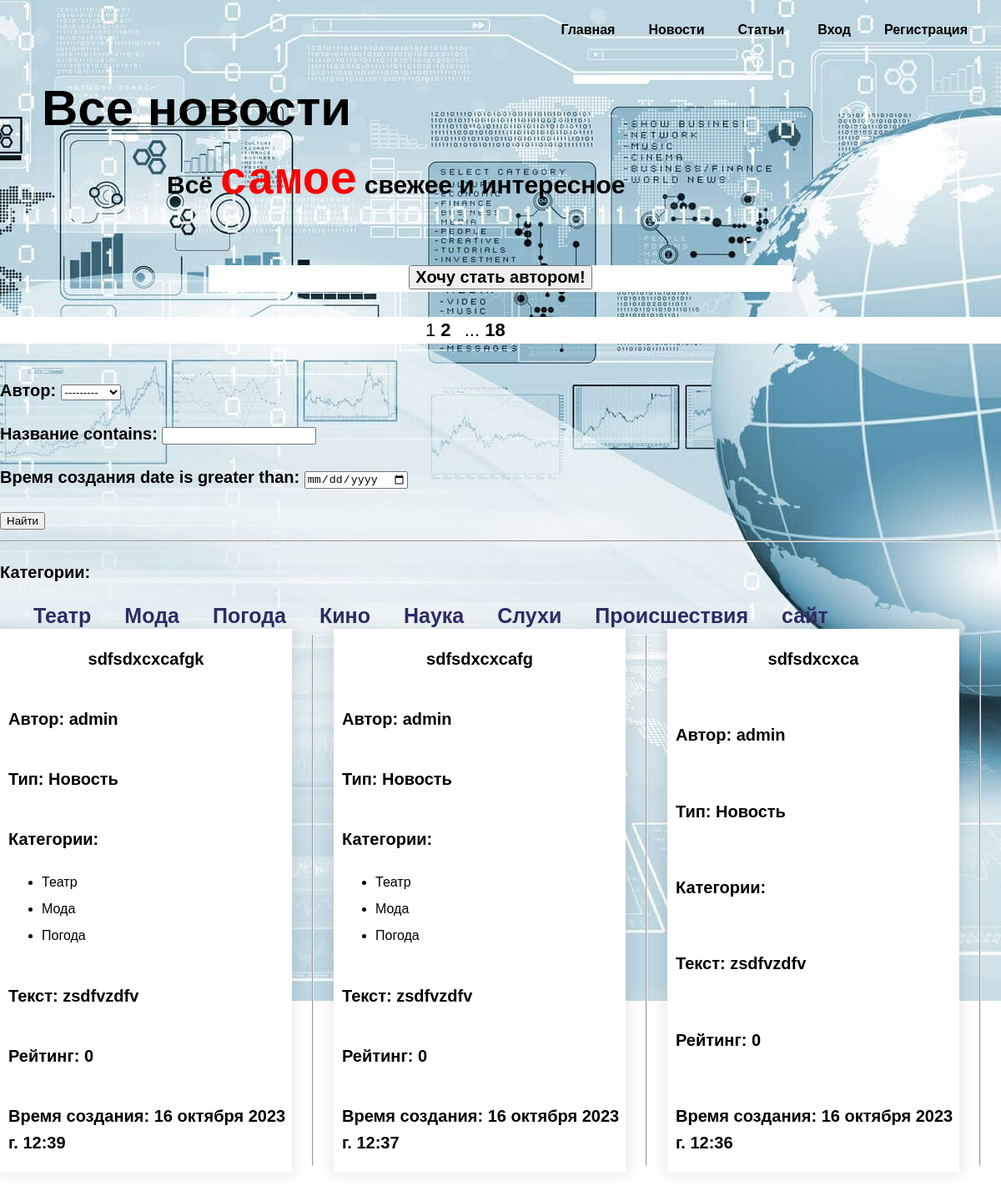
Before: /news/ with the older database file.
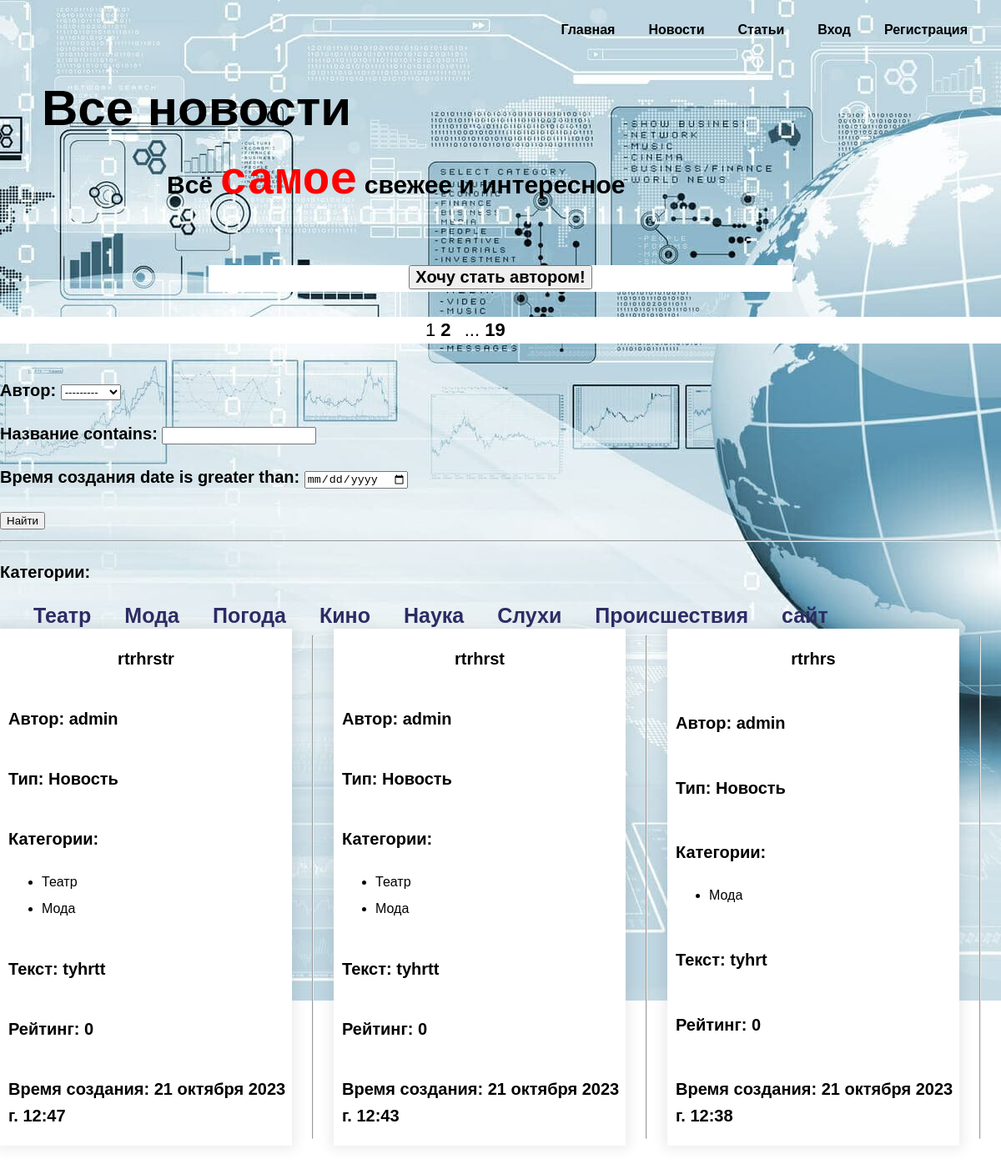
After: the same page with the newer database file.
### mainapp/models.py (models this page shows, shortened)
class Category(models.Model):
    name = models.CharField(max_length=100, unique=True, verbose_name='Категория')
    slug = models.SlugField(max_length=255, unique=True, db_index=True, verbose_name="URL")
    subscribers = models.ManyToManyField(User, verbose_name='Подписки', related_name='followers', blank=True)
    class Meta:
        verbose_name = 'Категория'
        verbose_name_plural = 'Категории'
    def get_absolute_url(self):
        return reverse('category', kwargs={'category_slug': self.slug})

class Post(models.Model):
    STATYA = "St"
    NOVOST = "Nv"
    POST_TYPE_CHOICES = [
        (STATYA, "Статья"),
        (NOVOST, "Новость"),
    ]
    author = models.ForeignKey(Author, on_delete=models.CASCADE, related_name='author_post', verbose_name='Автор')
    type = models.CharField(max_length=2, choices=POST_TYPE_CHOICES, default=NOVOST, verbose_name='Тип поста')
    time_created = models.DateTimeField(auto_now_add=True, verbose_name='Время создания')
    category = models.ManyToManyField(Category, through="PostCategory", verbose_name='Категория', related_name='cats')
    title = models.CharField(max_length=255, verbose_name='Название')
    text = models.TextField(verbose_name='Текст')
    rating = models.IntegerField(default=0, verbose_name='Рейтинг')
    slug = models.SlugField(max_length=255, unique=True, db_index=True, verbose_name="URL")
    class Meta:
        verbose_name = 'Пост'
        verbose_name_plural = 'Посты'
    def get_absolute_url(self):
        return reverse('post', kwargs={'post_slug': self.slug})
    def get_category_list(self):
        queryset_category = self.category.values()
        return [i['name'] for i in queryset_category]

class Author(models.Model):
    user = models.OneToOneField(User, on_delete=models.CASCADE, verbose_name='Пользователь')
    rating = models.IntegerField(default=0, verbose_name='Рейтинг')
    post_per_day = models.IntegerField(blank=True, default=0)
    def __str__(self):
        return str(self.user)
    class Meta:
        verbose_name = 'Автор'
        verbose_name_plural = 'Авторы'

### mainapp/views.py (the view)
# urls.py: path('news/', cache_page(60*5)(ShowAllNews.as_view()), name='show_all_news'),
class ShowAllNews(ListView):
    model = Post
    template_name = 'mainapp/show-all-posts.html'
    context_object_name = 'posts'
    paginate_by = 3
    def get_queryset(self):
        queryset = Post.objects.filter(type='Nv').order_by('-time_created')
        self.filterset = PostFilter(self.request.GET, queryset)
        return self.filterset.qs
    def get_context_data(self, *, object_list=None, **kwargs):
        context = super().get_context_data(**kwargs)
        if self.request.user.groups.filter(name='authors').exists():
            context['menu'] = menu + [
                {'title': 'Создать новость', 'url_name': 'create_news'}]
        else:
            context['menu'] = menu
        context['title'] = 'Новости'
        context['filterset'] = self.filterset
        context['author_list'] = [i.user.username for i in Author.objects.all()]
        context['is_author'] = self.request.user.groups.filter(name='authors').exists()
        return context

### mainapp/templatetags/custom_filters.py (called while the page is built)
@register.filter()
def bad_words(text_string):
    res = []
    try:
        for word in text_string.split():
            if word.lower().strip(punctuation) in bad_words2:
                if word[-1] in punctuation:
                    word = word[0] + '*' * (len(word) - 2) + word[-1]
                else:
                    word = word[0] + '*' * (len(word) - 1)
            res.append(word)
    except Exception:
        print("Oops! That was no string. Try again...")
    return ' '.join(res)

@register.simple_tag(takes_context=True)
def url_replace(context, **kwargs):
    d = context['request'].GET.copy()
    for k, v in kwargs.items():
        d[k] = v
    return d.urlencode()

### mainapp/templatetags/news_tags.py (called while the page is built)
@register.inclusion_tag('mainapp/list_cats.html')
def show_all_cats():
    return {"cats": Category.objects.all()}

### mainapp/templates/mainapp/show-all-posts.html (shortened to what this page needs)
{% extends 'mainapp/base.html' %}
{% load custom_filters %}
{% load news_tags %}
{% load static %}
{% block extrastyle %}
<link rel="stylesheet" href="{% static 'mainapp/css/show-all-posts-style.css' %}">
{% endblock %}
{% block main %}
	<main class="main-page">
		<div class="container">
		<h1 class="heading">Все новости</h1>
		<p>Всё <span>самое</span> свежее и интересное</p>
		</div>
	</main>
	{% endblock main %}
{% block content %}
<div class="wanna_be">
	{% if user.username in author_list %}
		<p>Привет, <span>{{ user.username }}</span>! Ждём от тебя новых постов!</p>
	{% else %}
		<button> <a href="{% url 'upgrade' %}"> Хочу стать автором!</a> </button>
	{% endif %}
</div>
<div class="temporary">
 <div class="pagination">
   {{ page_obj.number }}
   {% if page_obj.has_next %}
       <a href="?{% url_replace page=page_obj.next_page_number %}">{{ page_obj.next_page_number }}</a>
       {% if paginator.num_pages != page_obj.next_page_number %}
           ...
           <a href="?{% url_replace page=page_obj.paginator.num_pages %}">{{ page_obj.paginator.num_pages }}</a>
       {% endif %}
   {% endif %}
</div>
</div>
	<div>
	<form action="" method="get">
       {{ filterset.form.as_p }}
       <input type="submit" value="Найти" />
   </form>
   <hr>
</div>
<div class="category_list">
	{% show_all_cats %}
</div>
	<div id="blog-posts" class="blog-cards">
			{% for p in posts %}
			<div class="blog-card-page 1">
				<div class="blog-title-page"><p><a href="{{ p.get_absolute_url }}">{{ p.title|truncatewords:12|bad_words }}</a></p></div>
				<div class="blog-date-page"><p>Автор: {{ p.author }}</p></div>
				<div class="blog-date-page"><p>Тип: {{ p.get_type_display }}</p></div>
				<div class="blog-date-page">
					<p class="post-content">Категории:
						<ul>
							{% for cat in  p.get_category_list %}
								<li>{{ cat }}</li>
							{% endfor %}
						</ul>
					</p>
				</div>
				<div class="blog-date-page"><p>Текст: {{ p.text|truncatechars:20|bad_words }}</p></div>
				<div class="blog-date-page"><p>Рейтинг: {{ p.rating }}</p></div>
				<div class="blog-date-page"><p>Время создания: {{ p.time_created }}</p></div>
			</div>
		<hr>
			{% endfor %}
		</div>
{% endblock content %}

### mainapp/templates/mainapp/base.html (shortened to what this page needs)
{% load static %}
<!DOCTYPE html>
<html lang="en">
<head>
    <link rel="stylesheet" type="text/css" href="{% static 'mainapp/css/home-style.css' %}">
	{% block extrastyle %}
	{% endblock %}
</head>
<body>
    <header class="page-header">
		<nav>
			<ul class="menu">
				{% for m in menu %}
					<li><a href="{% url m.url_name %}">{{m.title}}</a></li>
				{% endfor %}
				{% if user.is_authenticated %}
					<li><span>{{ user.username }}</span></li>
					<li><a href="{% url 'account_logout' %}">Выйти</a></li>
				{% else %}
					<li><a href="{% url 'account_login' %}">Вход</a></li>
					<li><a href="{% url 'account_signup' %}">Регистрация</a></li>
				{% endif %}
			</ul>
		</nav>
	</header>
	{% block main %}{% endblock main %}
	{% block content %}
	{% endblock %}
</body>
</html>

### mainapp/templates/mainapp/list_cats.html
{% if cats %}
    <p>Категории:</p>
    <ul class="cats-list">
        {% for c in cats %}
        <li><a href="{{ c.get_absolute_url }}">{{c.name}}</a></li>
        {% endfor %}
    </ul>
{% endif %}

### static/mainapp/css/home-style.css (style rules this page uses)
*,*:before,*:after { -moz-box-sizing: border-box; -webkit-box-sizing: border-box; box-sizing: border-box; }
body { margin: 0; min-width: 960px; font-family: "Montserrat", "Helvetica", "Arial", sans-serif; font-size: 16px; line-height: 32px; background-image: url("../images/news_1.jpg"); background-repeat: no-repeat; background-position: top center; }
a { text-decoration: none; color: black; font-weight: 600; }
.page-header { margin-bottom: 180px; }
.menu { max-width: 1440px; margin:0 auto; margin-top: 20px; display: flex; justify-content: flex-end; list-style-type: none; }
li { margin-right: 40px; }
.heading { margin: 0 0 24px; font-size: 60px; line-height: 96px; }
.main-page span { color: red; font-size: 55px; font-family: monospace; }
.main-page { margin-bottom: 480px; }
.main-page .container { max-width: 1440px; margin:0 auto; padding-left: 50px; }
.main-page p { font-size: 30px; margin-left: 150px; margin-top: 0; }

### static/mainapp/css/show-all-posts-style.css (style rules this page uses)
body { background-image: url("../images/news_2.jpg"); font-family: "Montserrat", "Helvetica", "Arial", sans-serif; font-size: 16px; line-height: 32px; }
.page-header { margin-bottom: 30px; }
.heading { margin: 0 0 24px; font-size: 60px; line-height: 96px; }
.main-page span { color: red; font-size: 55px; font-family: monospace; }
.main-page { margin-bottom: 80px; }
.temporary { width: auto; background-color: white; }
.pagination { width:180px; margin: 0px auto; margin-bottom:40px; font-size: 22px; }
.pagination a { margin-right: 10px; }
.blog-cards { width: 100%; height: auto; display: flex; flex-wrap: wrap; justify-content: space-between; row-gap: 20px; margin-bottom: 50px; }
.blog-card-page { width: 350px; height: auto; background: #fff; display: flex; flex-direction: column; justify-content: space-between; box-shadow:0 0 15px 4px rgba(0,0,0,0.08); }
.blog-title-page { text-align: center; font-size: 18px; font-weight: bold; }
.blog-date-page { margin-left: 10px; margin-bottom 0px; padding 0px; }
.wanna_be { width: 700px; text-align: center; margin: 0px auto; margin-bottom: 30px; background-color: white; }
.wanna_be a, p { font-size: 20px; font-weight: 700; }
.cats-list a { text-decoration: none; font-weight: 600; color: #2d2c65; }
.category_list .cats-list { max-width: 1440px; margin:0 auto; margin-top: 20px; display: flex; justify-content: flex-start; list-style-type: none; font-size: 25px; }

Changed rows visible on the page:
removed Post: title|bad_words "sdfsdxcxcafgk", author "admin", type "Новость", get_category_list "Театр" "Мода" "Погода", text|bad_words "zsdfvzdfv", rating "0", time_created "16 октября 2023 г. 12:39"
removed Post: title|bad_words "sdfsdxcxcafg", author "admin", type "Новость", get_category_list "Театр" "Мода" "Погода", text|bad_words "zsdfvzdfv", rating "0", time_created "16 октября 2023 г. 12:37"
removed Post: title|bad_words "sdfsdxcxca", author "admin", type "Новость", text|bad_words "zsdfvzdfv", rating "0", time_created "16 октября 2023 г. 12:36"
added Post: title|bad_words "rtrhrstr", author "admin", type "Новость", get_category_list "Театр" "Мода", text|bad_words "tyhrtt", rating "0", time_created "21 октября 2023 г. 12:47"
added Post: title|bad_words "rtrhrst", author "admin", type "Новость", get_category_list "Театр" "Мода", text|bad_words "tyhrtt", rating "0", time_created "21 октября 2023 г. 12:43"
added Post: title|bad_words "rtrhrs", author "admin", type "Новость", get_category_list "Мода", text|bad_words "tyhrt", rating "0", time_created "21 октября 2023 г. 12:38"
Other visible differences:
{{ page_obj.paginator.num_pages }}: "18" → "19"
